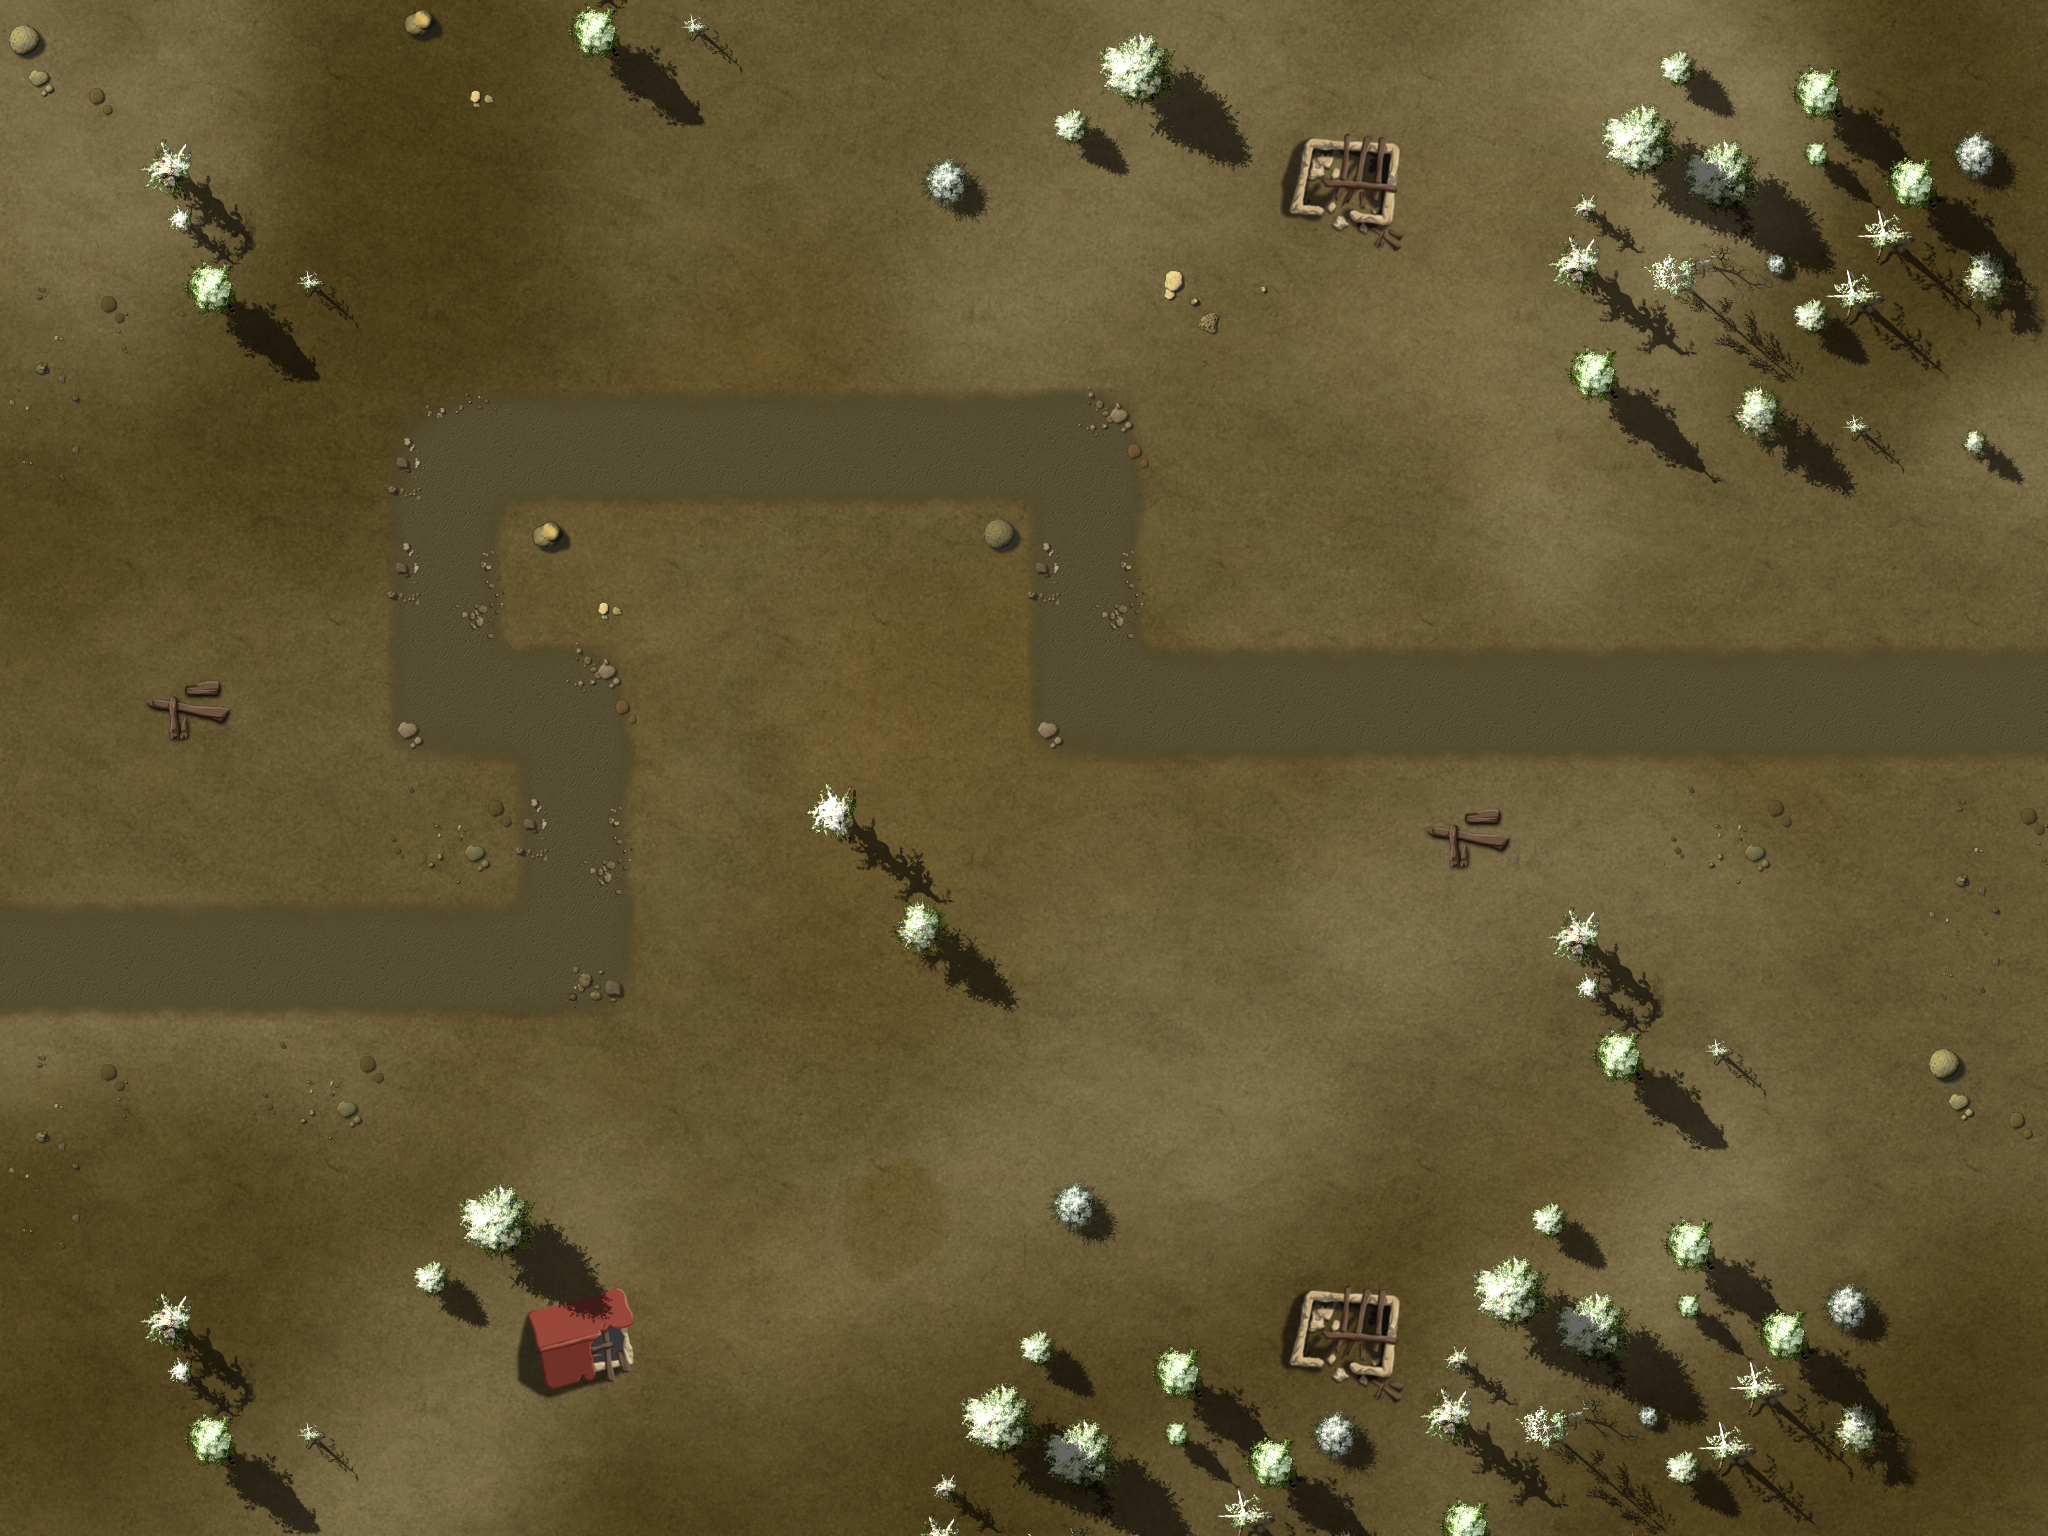

Tiled map render using the project's own tile images. Description and the map definition, with tile-layer contents summarised, below:
An orthogonal 16x12 tile map with 128x128 px tiles, 4 tile layers (Ground, Objects1, Objects2, Path), 1 hidden layer not drawn, 3 tilesets and 15 objects.

<map version="1.0" orientation="orthogonal" width="16" height="12" tilewidth="128" tileheight="128">
 <properties>
 <property name="wave01" value="1,2,5,1,5,2,10,3,10,10,2,10,10,5,1,2,2,5,1,10,10,10,10,10,2,2,5,1" />
 <property name="wave02" value="4,10,10,10,10,5,1,5,1,5,4,5,1,4,5,1,3,3,3" />
 <property name="wave03" value="1,2,5,1,5,2,10,10,10,2,10,10,5,1,2,2,5,1,10,10,10,10,10,2,2,5,1" />
 <property name="wave04" value="10,6,10,10,5,10,5,10,5,10,10,10,5,1,5,1,10,10,10,10,5,1,5,10" />
 <property name="wave05" value="10,10,3,3,10,10,10,7,7,4,4,5,4,5,5,3,5,5,5,10,10,10,10,10,5,5,5,7,5,7,5,7,4" />
 <property name="wave06" value="2,5,5,5,5,5,5,5,4,4,4,7,7,7,7,5,5,5,7,7,4,4,4,7,6,7,4,5,4" />
 <property name="wave07" value="10,10,10,5,10,5,5,4,10,10,4,10,10,10,5,3,5,4,5,4,5,2" />
 <property name="wave08" value="10,3,10,10,6,10,7,7,4,4,5,4,5,5,5,5,5,5,10,10,10,10,10,5,5,5,7,5,7,5,7,4" />
 <property name="wave09" value="1,5,5,5,4,5,5,5,5,4,5,5,5,4,5,5,5,7,5,5,5,7,4,5,4,4,5,5,3,10,10,10" />
 <property name="wave10" value="1,7,5,5,5,7,10,10,10,7,10,10,5,5,7,7,5,5,10,10,10,10,10,7,7,5,100" />
 <property name="wave11" value="5,5,4,5,4,4,5,5,5,5,10,5,5,5,5,5,5,5,5,3,3,6,10,8,10,10,10,10,10,3,5,5,5,7,7,8,5,5,5,5,2" />
 <property name="wave12" value="10,10,10,10,10,8,3,7,4,5,4,5,5,5,10,8,10,10,10,10,6,10,10,10,10,10,10,10,10,10,10,10,10,6,5,7,11,6,10,10,10,6,5,5,5,5,10,10,10,10,10,10" />
 <property name="wave13" value="2,7,7,5,4,5,4,4,5,5,5,4,5,5,5,5,5,5,5,5,5,5,5,5,5,5,5,1" />
 <property name="wave14" value="8,10,10,10,6,10,10,3,10,10,6,10,10,10,10,10,4,4,4,4,5,5,5,10,10,10,9,10,10,7,10" />
 <property name="wave15" value="1,4,4,5,5,3,5,5,5,5,4,5,4,5,4,4,5,4,5,7,5,5,5,5,5,5,5,5,3,3,5,10,10,5,5,5,7,7,4,4" />
 <property name="wave16" value="7,7,7,7,7,7,6,7,7,7,7,7,7,5,5,5,5,8,7,5,5,4,4,4,3,8,9,9,9,5,5,6" />
 <property name="wave17" value="7,7,9,7,7,5,5,5,5,9,5,5,5,7,5,5,7,7,7,5,7,5,5,5,5,4" />
 <property name="wave18" value="2,7,6,4,4,5,4,10,10,10,10,4,4,4,10,10,8,10,10,10,9,5,5,7,7,7" />
 <property name="wave19" value="10,10,10,10,10,10,9,8,9,7,4,5,4,5,5,5,10,10,5,5,5,5,5,5,5,5,9,3,6,10,10,7,10,5,5,5,5,3" />
 <property name="wave20" value="102,6,10,10,10,9,3,5,10,10,5,5,5,7,7,4,4,10,10,10,10,8,10,10,10,10,10,10,10,10,10,5,5,5,5,5,5,7,10,10,10,10,101" />
<property name="wave21" value="10,10,10,10,10,7,10,10,7,10,10,10,10,7,10,10,10,8,10,10,8" />
<property name="wave22" value="1,7,5,5,5,7,10,10,10,7,10,10,5,5,7,7,5,5,10,10,10,10,10,7,7,5,1" />
<property name="wave23" value="5,5,6,6,5,5,5,5,5,5,7,7,7,7,8,9,7,4,5,4,5,5,5,8,5,7,8,4,5,6,11,5,5,5,4,6" />
<property name="wave24" value="11,11,8,9,7,4,5,4,5,5,5,11,9,3,5,5,5,5,5,5,5,5,9,3,6,8,8,11,11,11" />
<property name="wave25" value="2,7,5,5,5,5,5,5,5,5,5,9,3,6,5,8,8,9,7,4,6,4,4,4,5,5,5,9,9,9,9,9,6,5,6" />
<property name="wave26" value="11,11,11,9,3,11,11,11,11,11,8,9,9,9,5,5,6,8,5,7,8,4,5,8,11,5,5,5,4,4" />
<property name="wave27" value="3,9,5,5,5,5,7,7,4,4,9,5,5,5,5,5,5,5,5,9,5,5,5,5,5,5,1" />
<property name="wave28" value="6,11,11,11,11,6,11,11,11,11,6,9,9,5,5,9,9,5,5,5,5,9,9,9,8,5,5,5,1" />
<property name="wave29" value="10,10,10,10,5,10,5,10,5,10,10,10,5,5,5,5,10,10,10,10,5,5,5,10" />
<property name="wave30" value="1,5,5,5,10,10,10,5,10,10,10,5,5,5,5,5,5,10,10,10,10,102,103" />
<property name="wave31" value="1,5,5,5,7,9,4,5,4,5,6,5,5,5,8,9,9,9,5,5,6,5,5,5,7,8,6,6,8,5,5,8,4,4,7,7,9,3,9,3,6" />
<property name="wave32" value="11,11,11,10,10,10,10,10,6,7,11,11,11,6,10,10,8,10,9,9,7,5,7,5,7,3" />
<property name="wave33" value="3,9,7,7,5,5,5,5,5,5,5,5,5,7,9,3,5,5,5,5,6,5,5,9,9,9,6,8,6,5,5,9,9,9,6,8" />
<property name="wave34" value="6,6,9,9,9,11,11,11,11,11,11,9,9,9,7,5,5,5,5,5,5,4,4,5,5,9,6,5,5,6,8,9,3,6" />
<property name="wave35" value="8,9,7,4,5,4,5,5,5,7,4,5,4,8,5,5,5,7,8,5,5,5,6,8,5,5,5,6,7,7,5,5,5,11,11,11,11" />
<property name="wave36" value="6,6,9,9,9,11,11,11,11,11,11,9,9,9,7,5,5,5,5,5,5,4,4,5,5,8,5,7,8,4,5,8,11,5,5,5,4,4" />
<property name="wave37" value="8,9,7,4,5,4,5,5,5,7,4,5,4,8,5,5,5,7,7,7,5,5,6,5,5,9,9,9,6,8,5,11,11,11,11" />
<property name="wave38" value="10,10,10,10,10,10,8,9,9,9,5,5,6,10,10,10,10,10,10,6,10,10,10,10,10,10,10,10,10,6,10,10,10,10,10,10,10,10,5,5,5,5,10,10,8,10,8,10" />
<property name="wave39" value="10,10,10,5,10,10,10,5,10,10,10,8,10,5,10,10,10,10,8,10,5,10,10,5,10,10,10,10,5,10,10,10,10,7,10,10,7,10,10,2" />
<property name="wave40" value="10,10,10,10,10,10,9,10,10,10,10,10,10,10,10,10,10,10,10,10,10,10,10,10,10,10,7,10,5,5,5,5,103" />
<property name="wave41" value="5,6,5,5,5,6,5,5,5,5,5,5,6,5,5,5,5,5,8,8,5,5,6,10,10,10,10,11,11,11,6,10,10,10,10,3" />
<property name="wave42" value="11,11,11,9,9,11,11,8,11,11,6,5,5,6,5,5,9,9,9,6,8,5,5,5,5,5,4,4,4,7,3" />
<property name="wave43" value="10,10,10,10,9,9,9,10,10,10,8,10,10,10,10,8,10,7,10,9,10,10,10,8,8,10,10,9,8,10,10,10,9,9,10,10,9,9" />
<property name="wave44" value="1,5,5,5,7,9,4,5,4,5,6,5,5,8,8,9,7,4,5,4,5,5,51,8,9,9,9,5,5,6,5,5,5,2" />
<property name="wave45" value="11,11,11,8,9,9,9,5,5,6,6,7,11,11,11,6,10,6,10,10,9,9,7,5,7,5,7,3" />
<property name="wave46" value="4,4,7,10,10,10,5,5,5,5,5,6,6,10,4,6,9,6,4,7,8,5,5,5,6,7,5,5,5,9,9,8,5,5,5,5" />
<property name="wave47" value="8,5,5,5,6,8,5,5,5,6,8,5,5,5,6,7,4,7,4,5,5,5,10,10,10,10,5,5,5,7,7,4,4,7,10,10,10,10" />
<property name="wave48" value="6,7,7,7,7,7,4,5,4,5,4,4,6,5,9,9,8,5,5,5,5,5,9,9,9,6,8,7,5,5,5,7,7,7,7,5,5,5,4" />
<property name="wave49" value="4,5,4,4,7,5,5,5,5,5,5,9,3,5,4,5,5,5,6,5,5,9,9,9,6,8,8,8,5,5,5,7,5,4,4,6,5,5,9,6,8,9,6,8,5,5,6" />
<property name="wave50" value="103,6,6,5,5,5,5,5,6,7,4,4,7,7,7,6,6,9,8,9,7,4,6,4,5,5,8,6,9,3,9,3,5,5,5,7,7,102,8,9,7,4,5,4,5,5,5,103" />
 </properties>
 <tileset firstgid="1" name="ground" tilewidth="128" tileheight="128">
  <image source="tilesWorld1.png" width="2048" height="2048" />
 </tileset>
 <tileset firstgid="257" name="path" tilewidth="128" tileheight="128">
  <image source="path01.png" width="512" height="512" />
 </tileset>
 <tileset firstgid="273" name="ground" tilewidth="2048" tileheight="1536">
  <image source="ground1.jpg" width="2048" height="1536" />
 </tileset>
 <layer name="Ground" width="16" height="12">
  <data>[192 cells, 1 non-empty, 1 distinct tile ids]</data>
 </layer>
 <layer name="Objects1" width="16" height="12">
  <data>[192 cells, 17 non-empty, 9 distinct tile ids]</data>
 </layer>
 <layer name="Objects2" width="16" height="12">
  <data>[192 cells, 64 non-empty, 30 distinct tile ids]</data>
 </layer>
 <objectgroup name="Objects3" width="16" height="12" />
 <layer name="Path" width="16" height="12">
  <data>[192 cells, 24 non-empty, 6 distinct tile ids]</data>
 </layer>
 <objectgroup name="Locked" width="16" height="12">
  <object x="2432" y="256" />
  <object x="768" y="768" width="128" height="128" />
  <object x="0" y="256" width="128" height="1024" />
  <object x="0" y="0" width="2048" height="256" />
  <object x="0" y="1280" width="2048" height="256" />
  <object x="1920" y="256" width="128" height="1024" />
  <object x="128" y="256" width="128" height="128" />
  <object x="1536" y="256" width="384" height="128" />
  <object x="1664" y="384" width="256" height="128" />
  <object x="896" y="896" width="128" height="128" />
  <object x="1536" y="896" width="128" height="256" />
  <object x="1024" y="1152" width="128" height="128" />
  <object x="384" y="1152" width="128" height="128" />
  <object x="1536" y="1152" width="256" height="128" />
 </objectgroup>
 <objectgroup name="Waypoints" width="16" height="12">
  <object x="0" y="512">
   <polyline points="-79,456 577,452 578,178 443,180 442,-68 1085,-68 1090,191 2193,186" />
  </object>
 </objectgroup>
 <layer name="blendAdd" width="16" height="12" visible="0">
  <data>[192 cells, 0 non-empty, 0 distinct tile ids]</data>
 </layer>
</map>
